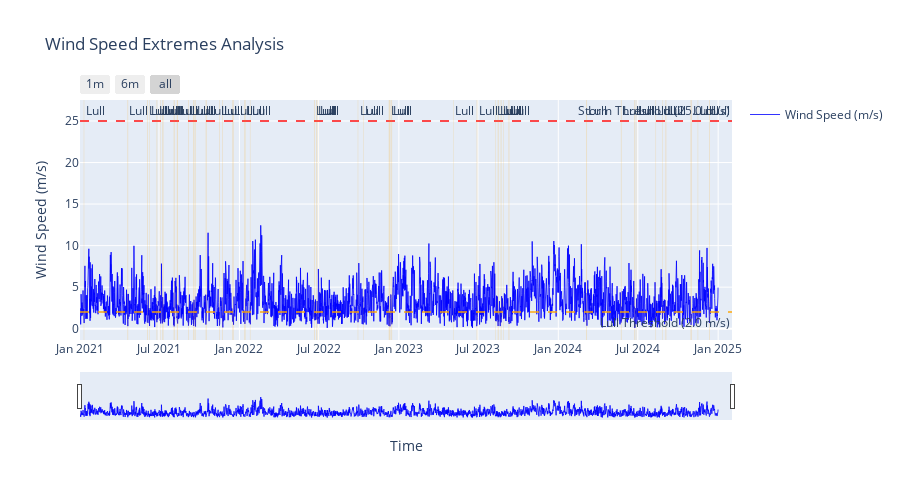

The code cell stored with this chart in its notebook:
### Code cell
# Calculate wind speed magnitude: sqrt(u² + v²)
df['wind_speed'] = np.sqrt(df['u10']**2 + df['v10']**2)

# Assuming you have a DataFrame 'df' with 'wind_speed' and 'time' columns
lull_events = extreme_events.find_wind_lulls(
    df['wind_speed'], 
    threshold=2.0,     # m/s
    min_duration=6     # hours
)

storm_events = extreme_events.find_wind_storms(
    df['wind_speed'], 
    threshold=25.0,    # m/s
    min_duration=3     # hours
)

# Create an interactive plot
fig = extreme_events.plot_wind_events(
    wind_speed_series=df['wind_speed'],
    time_series=df['time'],
    lull_events=lull_events,
    storm_events=storm_events,
    lull_threshold=2.0,
    storm_threshold=25.0,
    title='Wind Speed Extremes Analysis'
)

# Show the plot
fig.show()

### Figure 1 — Plotly figure (JSON) as saved in the notebook; plotly's stock layout.template omitted (floating-point values rounded to 4 significant figures; data arrays with more than 128 entries replaced by an {"elided": "..."} marker saying what was removed)
{"data": [{"line": {"color": "blue", "width": 1}, "name": "Wind Speed (m/s)", "opacity": 0.8, "type": "scatter", "x": {"elided": "5844 str values"}, "y": {"elided": "5844 float values"}}], "layout": {"annotations": [{"showarrow": false, "text": "Lull Threshold (2.0 m/s)", "x": 1, "xanchor": "right", "xref": "x domain", "y": 2, "yanchor": "top", "yref": "y"}, {"showarrow": false, "text": "Storm Threshold (25.0 m/s)", "x": 1, "xanchor": "right", "xref": "x domain", "y": 25, "yanchor": "bottom", "yref": "y"}, {"showarrow": false, "text": "Lull", "x": "2021-01-09T12:00:00", "xanchor": "left", "xref": "x", "y": 1, "yanchor": "top", "yref": "y domain"}, {"showarrow": false, "text": "Lull", "x": "2021-04-19T12:00:00", "xanchor": "left", "xref": "x", "y": 1, "yanchor": "top", "yref": "y domain"}, {"showarrow": false, "text": "Lull", "x": "2021-06-03T12:00:00", "xanchor": "left", "xref": "x", "y": 1, "yanchor": "top", "yref": "y domain"}, {"showarrow": false, "text": "Lull", "x": "2021-06-08T00:00:00", "xanchor": "left", "xref": "x", "y": 1, "yanchor": "top", "yref": "y domain"}, {"showarrow": false, "text": "Lull", "x": "2021-06-25T06:00:00", "xanchor": "left", "xref": "x", "y": 1, "yanchor": "top", "yref": "y domain"}, {"showarrow": false, "text": "Lull", "x": "2021-07-02T18:00:00", "xanchor": "left", "xref": "x", "y": 1, "yanchor": "top", "yref": "y domain"}, {"showarrow": false, "text": "Lull", "x": "2021-07-07T18:00:00", "xanchor": "left", "xref": "x", "y": 1, "yanchor": "top", "yref": "y domain"}, {"showarrow": false, "text": "Lull", "x": "2021-07-09T18:00:00", "xanchor": "left", "xref": "x", "y": 1, "yanchor": "top", "yref": "y domain"}, {"showarrow": false, "text": "Lull", "x": "2021-08-03T12:00:00", "xanchor": "left", "xref": "x", "y": 1, "yanchor": "top", "yref": "y domain"}, {"showarrow": false, "text": "Lull", "x": "2021-08-10T18:00:00", "xanchor": "left", "xref": "x", "y": 1, "yanchor": "top", "yref": "y domain"}, {"showarrow": false, "text": "Lull", "x": "2021-09-06T00:00:00", "xanchor": "left", "xref": "x", "y": 1, "yanchor": "top", "yref": "y domain"}, {"showarrow": false, "text": "Lull", "x": "2021-09-16T18:00:00", "xanchor": "left", "xref": "x", "y": 1, "yanchor": "top", "yref": "y domain"}, {"showarrow": false, "text": "Lull", "x": "2021-09-20T06:00:00", "xanchor": "left", "xref": "x", "y": 1, "yanchor": "top", "yref": "y domain"}, {"showarrow": false, "text": "Lull", "x": "2021-10-15T18:00:00", "xanchor": "left", "xref": "x", "y": 1, "yanchor": "top", "yref": "y domain"}, {"showarrow": false, "text": "Lull", "x": "2021-11-15T18:00:00", "xanchor": "left", "xref": "x", "y": 1, "yanchor": "top", "yref": "y domain"}, {"showarrow": false, "text": "Lull", "x": "2021-11-22T18:00:00", "xanchor": "left", "xref": "x", "y": 1, "yanchor": "top", "yref": "y domain"}, {"showarrow": false, "text": "Lull", "x": "2021-12-15T18:00:00", "xanchor": "left", "xref": "x", "y": 1, "yanchor": "top", "yref": "y domain"}, {"showarrow": false, "text": "Lull", "x": "2022-01-12T06:00:00", "xanchor": "left", "xref": "x", "y": 1, "yanchor": "top", "yref": "y domain"}, {"showarrow": false, "text": "Lull", "x": "2022-01-25T00:00:00", "xanchor": "left", "xref": "x", "y": 1, "yanchor": "top", "yref": "y domain"}, {"showarrow": false, "text": "Lull", "x": "2022-06-21T06:00:00", "xanchor": "left", "xref": "x", "y": 1, "yanchor": "top", "yref": "y domain"}, {"showarrow": false, "text": "Lull", "x": "2022-06-25T18:00:00", "xanchor": "left", "xref": "x", "y": 1, "yanchor": "top", "yref": "y domain"}, {"showarrow": false, "text": "Lull", "x": "2022-06-29T06:00:00", "xanchor": "left", "xref": "x", "y": 1, "yanchor": "top", "yref": "y domain"}, {"showarrow": false, "text": "Lull", "x": "2022-09-28T18:00:00", "xanchor": "left", "xref": "x", "y": 1, "yanchor": "top", "yref": "y domain"}, {"showarrow": false, "text": "Lull", "x": "2022-10-11T00:00:00", "xanchor": "left", "xref": "x", "y": 1, "yanchor": "top", "yref": "y domain"}, {"showarrow": false, "text": "Lull", "x": "2022-12-08T18:00:00", "xanchor": "left", "xref": "x", "y": 1, "yanchor": "top", "yref": "y domain"}, {"showarrow": false, "text": "Lull", "x": "2022-12-14T12:00:00", "xanchor": "left", "xref": "x", "y": 1, "yanchor": "top", "yref": "y domain"}, {"showarrow": false, "text": "Lull", "x": "2023-05-05T18:00:00", "xanchor": "left", "xref": "x", "y": 1, "yanchor": "top", "yref": "y domain"}, {"showarrow": false, "text": "Lull", "x": "2023-06-28T00:00:00", "xanchor": "left", "xref": "x", "y": 1, "yanchor": "top", "yref": "y domain"}, {"showarrow": false, "text": "Lull", "x": "2023-08-09T18:00:00", "xanchor": "left", "xref": "x", "y": 1, "yanchor": "top", "yref": "y domain"}, {"showarrow": false, "text": "Lull", "x": "2023-08-15T06:00:00", "xanchor": "left", "xref": "x", "y": 1, "yanchor": "top", "yref": "y domain"}, {"showarrow": false, "text": "Lull", "x": "2023-08-22T00:00:00", "xanchor": "left", "xref": "x", "y": 1, "yanchor": "top", "yref": "y domain"}, {"showarrow": false, "text": "Lull", "x": "2023-08-28T00:00:00", "xanchor": "left", "xref": "x", "y": 1, "yanchor": "top", "yref": "y domain"}, {"showarrow": false, "text": "Lull", "x": "2023-09-09T00:00:00", "xanchor": "left", "xref": "x", "y": 1, "yanchor": "top", "yref": "y domain"}, {"showarrow": false, "text": "Lull", "x": "2024-03-04T18:00:00", "xanchor": "left", "xref": "x", "y": 1, "yanchor": "top", "yref": "y domain"}, {"showarrow": false, "text": "Lull", "x": "2024-05-23T06:00:00", "xanchor": "left", "xref": "x", "y": 1, "yanchor": "top", "yref": "y domain"}, {"showarrow": false, "text": "Lull", "x": "2024-06-23T00:00:00", "xanchor": "left", "xref": "x", "y": 1, "yanchor": "top", "yref": "y domain"}, {"showarrow": false, "text": "Lull", "x": "2024-06-26T06:00:00", "xanchor": "left", "xref": "x", "y": 1, "yanchor": "top", "yref": "y domain"}, {"showarrow": false, "text": "Lull", "x": "2024-08-10T12:00:00", "xanchor": "left", "xref": "x", "y": 1, "yanchor": "top", "yref": "y domain"}, {"showarrow": false, "text": "Lull", "x": "2024-08-25T18:00:00", "xanchor": "left", "xref": "x", "y": 1, "yanchor": "top", "yref": "y domain"}, {"showarrow": false, "text": "Lull", "x": "2024-09-02T06:00:00", "xanchor": "left", "xref": "x", "y": 1, "yanchor": "top", "yref": "y domain"}, {"showarrow": false, "text": "Lull", "x": "2024-10-29T18:00:00", "xanchor": "left", "xref": "x", "y": 1, "yanchor": "top", "yref": "y domain"}, {"showarrow": false, "text": "Lull", "x": "2024-11-15T00:00:00", "xanchor": "left", "xref": "x", "y": 1, "yanchor": "top", "yref": "y domain"}, {"showarrow": false, "text": "Lull", "x": "2024-12-11T00:00:00", "xanchor": "left", "xref": "x", "y": 1, "yanchor": "top", "yref": "y domain"}], "height": 500, "hovermode": "x", "shapes": [{"line": {"color": "orange", "dash": "dash"}, "opacity": 0.7, "type": "line", "x0": 0, "x1": 1, "xref": "x domain", "y0": 2, "y1": 2, "yref": "y"}, {"line": {"color": "red", "dash": "dash"}, "opacity": 0.7, "type": "line", "x0": 0, "x1": 1, "xref": "x domain", "y0": 25, "y1": 25, "yref": "y"}, {"fillcolor": "orange", "line": {"width": 0}, "opacity": 0.2, "type": "rect", "x0": "2021-01-09T12:00:00", "x1": "2021-01-10T18:00:00", "xref": "x", "y0": 0, "y1": 1, "yref": "y domain"}, {"fillcolor": "orange", "line": {"width": 0}, "opacity": 0.2, "type": "rect", "x0": "2021-04-19T12:00:00", "x1": "2021-04-21T06:00:00", "xref": "x", "y0": 0, "y1": 1, "yref": "y domain"}, {"fillcolor": "orange", "line": {"width": 0}, "opacity": 0.2, "type": "rect", "x0": "2021-06-03T12:00:00", "x1": "2021-06-05T06:00:00", "xref": "x", "y0": 0, "y1": 1, "yref": "y domain"}, {"fillcolor": "orange", "line": {"width": 0}, "opacity": 0.2, "type": "rect", "x0": "2021-06-08T00:00:00", "x1": "2021-06-09T06:00:00", "xref": "x", "y0": 0, "y1": 1, "yref": "y domain"}, {"fillcolor": "orange", "line": {"width": 0}, "opacity": 0.2, "type": "rect", "x0": "2021-06-25T06:00:00", "x1": "2021-06-27T00:00:00", "xref": "x", "y0": 0, "y1": 1, "yref": "y domain"}, {"fillcolor": "orange", "line": {"width": 0}, "opacity": 0.2, "type": "rect", "x0": "2021-07-02T18:00:00", "x1": "2021-07-04T06:00:00", "xref": "x", "y0": 0, "y1": 1, "yref": "y domain"}, {"fillcolor": "orange", "line": {"width": 0}, "opacity": 0.2, "type": "rect", "x0": "2021-07-07T18:00:00", "x1": "2021-07-09T00:00:00", "xref": "x", "y0": 0, "y1": 1, "yref": "y domain"}, {"fillcolor": "orange", "line": {"width": 0}, "opacity": 0.2, "type": "rect", "x0": "2021-07-09T18:00:00", "x1": "2021-07-11T00:00:00", "xref": "x", "y0": 0, "y1": 1, "yref": "y domain"}, {"fillcolor": "orange", "line": {"width": 0}, "opacity": 0.2, "type": "rect", "x0": "2021-08-03T12:00:00", "x1": "2021-08-05T18:00:00", "xref": "x", "y0": 0, "y1": 1, "yref": "y domain"}, {"fillcolor": "orange", "line": {"width": 0}, "opacity": 0.2, "type": "rect", "x0": "2021-08-10T18:00:00", "x1": "2021-08-13T06:00:00", "xref": "x", "y0": 0, "y1": 1, "yref": "y domain"}, {"fillcolor": "orange", "line": {"width": 0}, "opacity": 0.2, "type": "rect", "x0": "2021-09-06T00:00:00", "x1": "2021-09-07T12:00:00", "xref": "x", "y0": 0, "y1": 1, "yref": "y domain"}, {"fillcolor": "orange", "line": {"width": 0}, "opacity": 0.2, "type": "rect", "x0": "2021-09-16T18:00:00", "x1": "2021-09-18T12:00:00", "xref": "x", "y0": 0, "y1": 1, "yref": "y domain"}, {"fillcolor": "orange", "line": {"width": 0}, "opacity": 0.2, "type": "rect", "x0": "2021-09-20T06:00:00", "x1": "2021-09-22T18:00:00", "xref": "x", "y0": 0, "y1": 1, "yref": "y domain"}, {"fillcolor": "orange", "line": {"width": 0}, "opacity": 0.2, "type": "rect", "x0": "2021-10-15T18:00:00", "x1": "2021-10-18T00:00:00", "xref": "x", "y0": 0, "y1": 1, "yref": "y domain"}, {"fillcolor": "orange", "line": {"width": 0}, "opacity": 0.2, "type": "rect", "x0": "2021-11-15T18:00:00", "x1": "2021-11-17T06:00:00", "xref": "x", "y0": 0, "y1": 1, "yref": "y domain"}, {"fillcolor": "orange", "line": {"width": 0}, "opacity": 0.2, "type": "rect", "x0": "2021-11-22T18:00:00", "x1": "2021-11-24T06:00:00", "xref": "x", "y0": 0, "y1": 1, "yref": "y domain"}, {"fillcolor": "orange", "line": {"width": 0}, "opacity": 0.2, "type": "rect", "x0": "2021-12-15T18:00:00", "x1": "2021-12-18T18:00:00", "xref": "x", "y0": 0, "y1": 1, "yref": "y domain"}, {"fillcolor": "orange", "line": {"width": 0}, "opacity": 0.2, "type": "rect", "x0": "2022-01-12T06:00:00", "x1": "2022-01-15T00:00:00", "xref": "x", "y0": 0, "y1": 1, "yref": "y domain"}, {"fillcolor": "orange", "line": {"width": 0}, "opacity": 0.2, "type": "rect", "x0": "2022-01-25T00:00:00", "x1": "2022-01-26T06:00:00", "xref": "x", "y0": 0, "y1": 1, "yref": "y domain"}, {"fillcolor": "orange", "line": {"width": 0}, "opacity": 0.2, "type": "rect", "x0": "2022-06-21T06:00:00", "x1": "2022-06-23T00:00:00", "xref": "x", "y0": 0, "y1": 1, "yref": "y domain"}, {"fillcolor": "orange", "line": {"width": 0}, "opacity": 0.2, "type": "rect", "x0": "2022-06-25T18:00:00", "x1": "2022-06-27T12:00:00", "xref": "x", "y0": 0, "y1": 1, "yref": "y domain"}, {"fillcolor": "orange", "line": {"width": 0}, "opacity": 0.2, "type": "rect", "x0": "2022-06-29T06:00:00", "x1": "2022-06-30T12:00:00", "xref": "x", "y0": 0, "y1": 1, "yref": "y domain"}, {"fillcolor": "orange", "line": {"width": 0}, "opacity": 0.2, "type": "rect", "x0": "2022-09-28T18:00:00", "x1": "2022-09-30T00:00:00", "xref": "x", "y0": 0, "y1": 1, "yref": "y domain"}, {"fillcolor": "orange", "line": {"width": 0}, "opacity": 0.2, "type": "rect", "x0": "2022-10-11T00:00:00", "x1": "2022-10-12T06:00:00", "xref": "x", "y0": 0, "y1": 1, "yref": "y domain"}, {"fillcolor": "orange", "line": {"width": 0}, "opacity": 0.2, "type": "rect", "x0": "2022-12-08T18:00:00", "x1": "2022-12-12T18:00:00", "xref": "x", "y0": 0, "y1": 1, "yref": "y domain"}, {"fillcolor": "orange", "line": {"width": 0}, "opacity": 0.2, "type": "rect", "x0": "2022-12-14T12:00:00", "x1": "2022-12-16T12:00:00", "xref": "x", "y0": 0, "y1": 1, "yref": "y domain"}, {"fillcolor": "orange", "line": {"width": 0}, "opacity": 0.2, "type": "rect", "x0": "2023-05-05T18:00:00", "x1": "2023-05-07T00:00:00", "xref": "x", "y0": 0, "y1": 1, "yref": "y domain"}, {"fillcolor": "orange", "line": {"width": 0}, "opacity": 0.2, "type": "rect", "x0": "2023-06-28T00:00:00", "x1": "2023-06-29T18:00:00", "xref": "x", "y0": 0, "y1": 1, "yref": "y domain"}, {"fillcolor": "orange", "line": {"width": 0}, "opacity": 0.2, "type": "rect", "x0": "2023-08-09T18:00:00", "x1": "2023-08-11T00:00:00", "xref": "x", "y0": 0, "y1": 1, "yref": "y domain"}, {"fillcolor": "orange", "line": {"width": 0}, "opacity": 0.2, "type": "rect", "x0": "2023-08-15T06:00:00", "x1": "2023-08-17T12:00:00", "xref": "x", "y0": 0, "y1": 1, "yref": "y domain"}, {"fillcolor": "orange", "line": {"width": 0}, "opacity": 0.2, "type": "rect", "x0": "2023-08-22T00:00:00", "x1": "2023-08-24T00:00:00", "xref": "x", "y0": 0, "y1": 1, "yref": "y domain"}, {"fillcolor": "orange", "line": {"width": 0}, "opacity": 0.2, "type": "rect", "x0": "2023-08-28T00:00:00", "x1": "2023-08-29T06:00:00", "xref": "x", "y0": 0, "y1": 1, "yref": "y domain"}, {"fillcolor": "orange", "line": {"width": 0}, "opacity": 0.2, "type": "rect", "x0": "2023-09-09T00:00:00", "x1": "2023-09-11T00:00:00", "xref": "x", "y0": 0, "y1": 1, "yref": "y domain"}, {"fillcolor": "orange", "line": {"width": 0}, "opacity": 0.2, "type": "rect", "x0": "2024-03-04T18:00:00", "x1": "2024-03-06T18:00:00", "xref": "x", "y0": 0, "y1": 1, "yref": "y domain"}, {"fillcolor": "orange", "line": {"width": 0}, "opacity": 0.2, "type": "rect", "x0": "2024-05-23T06:00:00", "x1": "2024-05-25T00:00:00", "xref": "x", "y0": 0, "y1": 1, "yref": "y domain"}, {"fillcolor": "orange", "line": {"width": 0}, "opacity": 0.2, "type": "rect", "x0": "2024-06-23T00:00:00", "x1": "2024-06-24T18:00:00", "xref": "x", "y0": 0, "y1": 1, "yref": "y domain"}, {"fillcolor": "orange", "line": {"width": 0}, "opacity": 0.2, "type": "rect", "x0": "2024-06-26T06:00:00", "x1": "2024-06-27T18:00:00", "xref": "x", "y0": 0, "y1": 1, "yref": "y domain"}, {"fillcolor": "orange", "line": {"width": 0}, "opacity": 0.2, "type": "rect", "x0": "2024-08-10T12:00:00", "x1": "2024-08-11T18:00:00", "xref": "x", "y0": 0, "y1": 1, "yref": "y domain"}, {"fillcolor": "orange", "line": {"width": 0}, "opacity": 0.2, "type": "rect", "x0": "2024-08-25T18:00:00", "x1": "2024-08-27T00:00:00", "xref": "x", "y0": 0, "y1": 1, "yref": "y domain"}, {"fillcolor": "orange", "line": {"width": 0}, "opacity": 0.2, "type": "rect", "x0": "2024-09-02T06:00:00", "x1": "2024-09-04T06:00:00", "xref": "x", "y0": 0, "y1": 1, "yref": "y domain"}, {"fillcolor": "orange", "line": {"width": 0}, "opacity": 0.2, "type": "rect", "x0": "2024-10-29T18:00:00", "x1": "2024-11-01T12:00:00", "xref": "x", "y0": 0, "y1": 1, "yref": "y domain"}, {"fillcolor": "orange", "line": {"width": 0}, "opacity": 0.2, "type": "rect", "x0": "2024-11-15T00:00:00", "x1": "2024-11-16T06:00:00", "xref": "x", "y0": 0, "y1": 1, "yref": "y domain"}, {"fillcolor": "orange", "line": {"width": 0}, "opacity": 0.2, "type": "rect", "x0": "2024-12-11T00:00:00", "x1": "2024-12-12T18:00:00", "xref": "x", "y0": 0, "y1": 1, "yref": "y domain"}], "showlegend": true, "title": {"text": "Wind Speed Extremes Analysis"}, "xaxis": {"anchor": "y", "domain": [0, 1], "rangeselector": {"buttons": [{"count": 1, "label": "1m", "step": "month", "stepmode": "backward"}, {"count": 6, "label": "6m", "step": "month", "stepmode": "backward"}, {"step": "all"}]}, "rangeslider": {"visible": true}, "title": {"text": "Time"}, "type": "date"}, "yaxis": {"anchor": "x", "domain": [0, 1], "title": {"text": "Wind Speed (m/s)"}}}}
